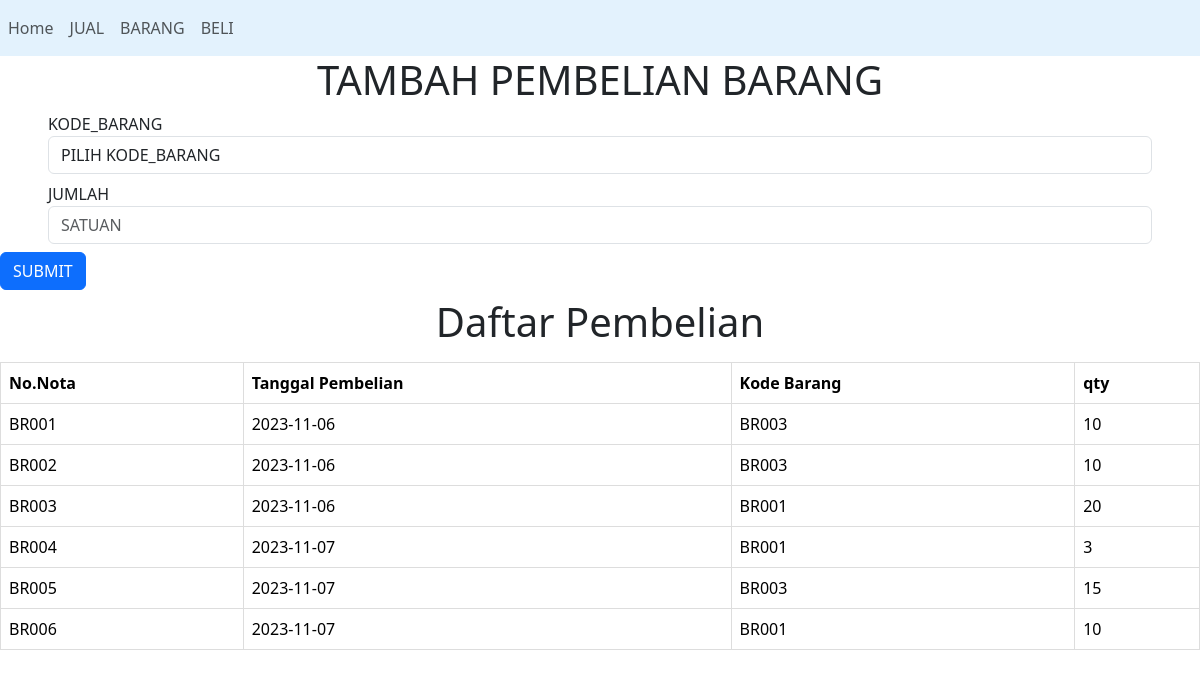
The app's page /index.php/beli with its own data.
### tables this page shows
CREATE TABLE `tbl_beli` (
  `nofaktur` varchar(25) NOT NULL,
  `tgl` varchar(25) NOT NULL,
  `kode_brg` varchar(25) NOT NULL,
  `qty` int(11) NOT NULL
);

### application/controllers/Beli.php (called while the page is built, shortened)
<?php
class Beli extends CI_Controller
{
    public function __construct()
    {
        $this->load->model('Jual_model');
        $this->load->model('Barang_model');
        $this->load->model('Beli_model');
    }
    public function index()
    {
        $data = array(
            'GetAllData' => $this->Beli_model->get_all_beli(),
            'get_beli' => $this->Beli_model->get_beli(),
            'get_nama_beli' => $this->Beli_model->get_nama_beli()
        );
        $this->load->view('home/header');
        $this->load->view('beli', $data);
        $this->load->view('home/footer');
    }
}

### index.php (called while the page is built, shortened)
<?php
require_once BASEPATH . 'core/CodeIgniter.php';

### application/models/Beli_model.php (called while the page is built, shortened)
<?php
class Beli_model extends CI_Model
{
    public function get_all_beli()
    {
        return $this->db->get('tbl_beli')->result();
    }
    public function get_beli()
    {
        $this->db->select('RIGHT(tbl_beli.nofaktur,3) as nofaktur', FALSE);
        $this->db->order_by('nofaktur', 'DESC');
        $this->db->limit(1);
        $query = $this->db->get('tbl_beli');
        if ($query->num_rows() <> 0) {
            $data = $query->row();
            $kode = intval($data->nofaktur) + 1;
        } else {
            $kode = 1;
        }
        $batas = str_pad($kode, 3, "0", STR_PAD_LEFT);
        $kodetampil = "BR" . $batas;
        return $kodetampil;
    }
    public function get_nama_beli()
    {
        $this->db->select('kode_brg, nama');
        $query = $this->db->get('tbl_brg');
        return $query->result();
    }
}

### application/views/beli.php (the view, shortened to what this page needs)
<h1>TAMBAH PEMBELIAN BARANG</h1>
<form class="form-inline" action="<?= site_url('beli/tambah_pembelian') ?>" method="post">
    <div class="form-group mx-sm-5 mb-2">
        <label>KODE_BARANG</label>
        <select class="form-control" name="kodebrg" <?= set_value('kodebrg') ?>>
            <option>PILIH KODE_BARANG</option>
        </select>
    </div>
    <div class="form-group mx-sm-5 mb-2"> <label>JUMLAH</label>
        <input type="number" name="qty" class="form-control" id="formGroupExampleInput2" placeholder="SATUAN">
    </div>
    <button type="submit" class="btn btn-primary mb-2">SUBMIT</button>
</form>
<h1>Daftar Pembelian</h1>
<table class="table">
    <thead class="thead-dark">
        <tr>
            <th scope="col">No.Nota</th>
            <th scope="col">Tanggal Pembelian</th>
            <th scope="col">Kode Barang</th>
            <th scope="col">qty</th>
        </tr>
    </thead>
    <tbody>
        <?php foreach ($GetAllData as $item) : ?>
            <tr>
                <td><?= $item->nofaktur ?></td>
                <td><?= $item->tgl ?></td>
                <td><?= $item->kode_brg ?></td>
                <td><?= $item->qty ?></td>
            </tr>
        <?php endforeach; ?>
    </tbody>
</table>

### style/style.css (style rules this page uses)
.form-group { margin-bottom: 1rem; }
table { width: 100%; margin-top: 1rem; border-collapse: collapse; }
table th, table td { border: 1px solid #ddd; padding: 8px; text-align: left; }
thead { background-color: #f2f2f2; }
h1 { text-align: center; }

### records on screen
tbl_beli: nofaktur "BR001", tgl "2023-11-06", kode_brg "BR003", qty "10"
tbl_beli: nofaktur "BR002", tgl "2023-11-06", kode_brg "BR003", qty "10"
tbl_beli: nofaktur "BR003", tgl "2023-11-06", kode_brg "BR001", qty "20"
tbl_beli: nofaktur "BR004", tgl "2023-11-07", kode_brg "BR001", qty "3"
tbl_beli: nofaktur "BR005", tgl "2023-11-07", kode_brg "BR003", qty "15"
tbl_beli: nofaktur "BR006", tgl "2023-11-07", kode_brg "BR001", qty "10"
